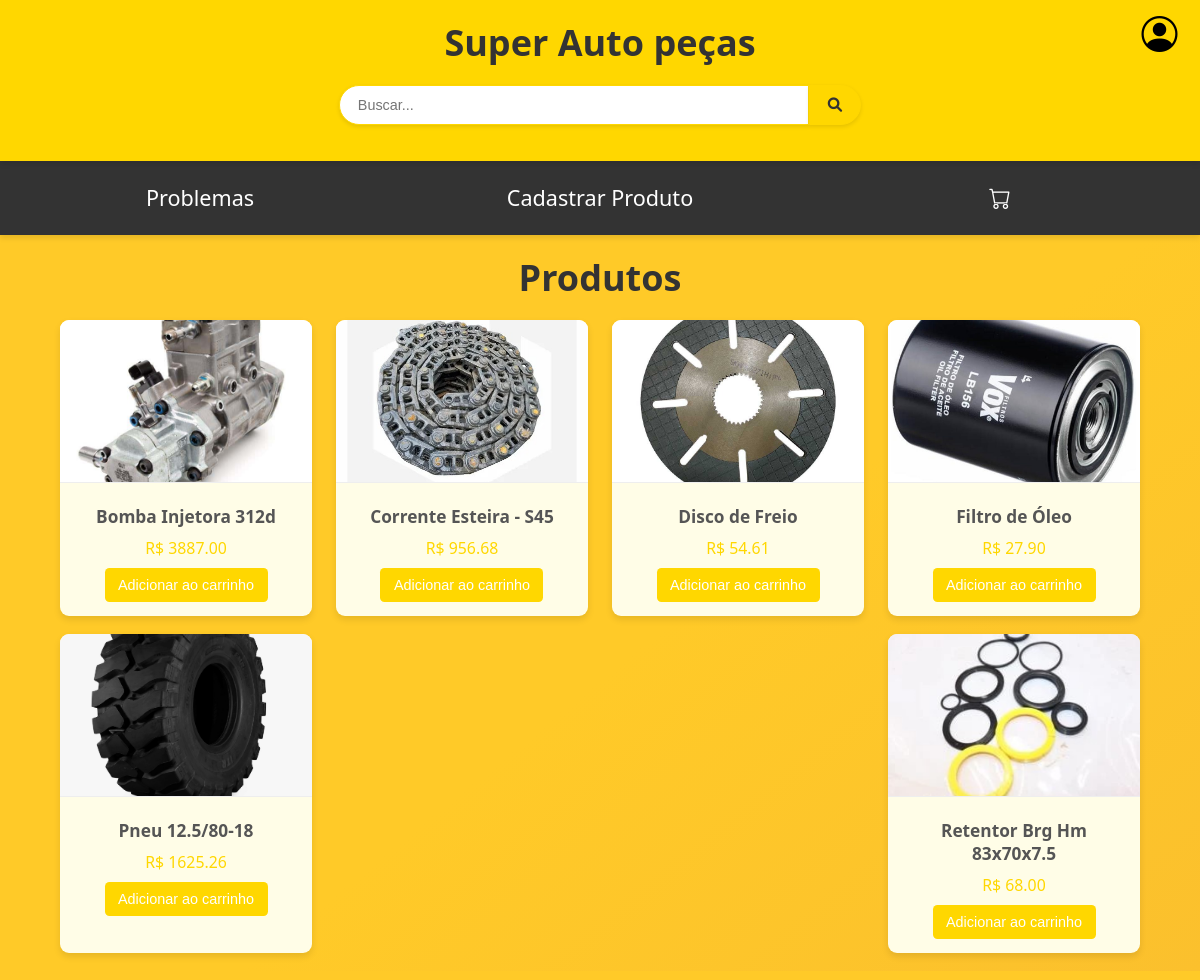
The app's page / (signed in) with its own data.
### tables this page shows
CREATE TABLE IF NOT EXISTS produto (
    id INT(11) NOT NULL AUTO_INCREMENT,
    nome VARCHAR(100) NOT NULL,
    descricao TEXT NOT NULL,
    preco DECIMAL(10 , 2 ) NOT NULL,
    img TEXT NOT NULL,
    quantidade INT(11) NOT NULL,
    fornecedor INT(11) NOT NULL,
    PRIMARY KEY (id),
    FOREIGN KEY (fornecedor)
        REFERENCES fornecedor (id)
);

### public/index.php (called while the page is built, shortened)
<?php
if (empty($_GET['url'])) {
    $url = 'index.php';
} else {
    $url = $_GET['url'];
}
require('./views/' . $url);

### public/views/index.php (the view, shortened to what this page needs)
<?php
require '../config.php';
$produtos = mysqli_query($conexao, "SELECT * FROM produto");
$produto = mysqli_fetch_all($produtos);
?>
<!DOCTYPE html>
<html lang="pt-br">
<head>
    <link rel="stylesheet" href="https://cdnjs.cloudflare.com/ajax/libs/font-awesome/6.0.0-beta3/css/all.min.css">
    <link rel="stylesheet" href="https://cdn.jsdelivr.net/npm/bootstrap-icons@1.3.0/font/bootstrap-icons.css">
    <link rel="stylesheet" href="public/assets/css/inicio.css">
</head>
<body>
    <header>
        <a href="index.php">
            <h1>Super Auto peças</h1>
        </a>
        <div class="search-bar">
            <input type="text" placeholder="Buscar...">
            <button><i class="fas fa-search"></i></button>
        </div>
        <?php if (isset($_SESSION['login'])) { ?>
            <div class="user">
                <a href="user.php" class="user-btn" title="Seu perfil"><i class="bi bi-person-circle"></i></a>
            </div>
        <?php } ?>
    </header>
    <nav class="navbar">
        <ul>
            <li><a href="problemas.php">Problemas</a></li>
            <?php
            if (isset($_SESSION['login'])) {
            ?>
                <li><a href="cadProduto.php">Cadastrar Produto</a></li>
            <?php } ?>
            <li><a href="./carrinho.php"><i class="bi bi-cart" class="navbar-icon"></i></a></li>
        </ul>
    </nav>
    <main>
        <h1>Produtos</h1>
        <div class="product-list">
            <?php
            for ($i = 0; $i < mysqli_num_rows($produtos); $i++) { ?>
                <div class="card">
                    <img src="public/assets/img/<?= $produto[$i][4] ?>" alt="<?= $produto[$i][1] ?>">
                    <div class="card-content">
                        <h2><?= $produto[$i][1] ?></h2>
                        <div class="price">
                            R$ <?= $produto[$i][3] ?>
                        </div>
                        <button onclick="window.location.href='./addCarrinho.php&idProd=<?= $produto[$i][0]?>'">Adicionar ao carrinho</button>
                    </div>
                </div>
            <?php } ?>
        </div>
    </main>
</body>
</html>

### public/assets/css/inicio.css (style rules this page uses)
body { margin: 0; padding: 0; font-family: 'Segoe UI', Tahoma, Geneva, Verdana, sans-serif; background: linear-gradient(to bottom right, #ffca28 60%, #fbc02d); color: #333; zoom: 0.9; }
header { background-color: #ffd700; color: #333; padding: 20px; text-align: center; position: relative; box-shadow: 0 4px 6px rgba(0, 0, 0, 0.1); }
header h1 { text-decoration: none; color: #333; margin: 0; font-size: 2.5em; }
header a { text-decoration: none; }
.search-bar { margin: 20px auto; max-width: 600px; display: flex; justify-content: center; }
.search-bar input[type="text"] { padding: 12px 20px; border: 2px solid #ffd700; border-radius: 30px 0 0 30px; width: 80%; max-width: 500px; font-size: 1em; transition: all 0.3s ease; box-shadow: 0 2px 5px rgba(0, 0, 0, 0.1); outline: none; }
.search-bar button { background-color: #ffd700; color: #333; border: 2px solid #ffd700; border-radius: 0 30px 30px 0; padding: 12px 20px; cursor: pointer; font-size: 1em; transition: all 0.3s ease; box-shadow: 0 2px 5px rgba(0, 0, 0, 0.1); font-weight: bolder; }
header .user { position: absolute; top: 10px; right: 25px; width: auto; height: auto; }
header .user .user-btn { color: #000; font-size: 2.5rem; transition: color .8s; }
.navbar { background-color: #333; padding: 10px 0; box-shadow: 0 4px 6px rgba(0, 0, 0, 0.1); }
.navbar ul { list-style-type: none; padding: 0; margin: 0; display: flex; justify-content: center; align-items: center; }
.navbar li { flex: 1; }
.navbar a { color: #fff; text-decoration: none; padding: 15px; display: block; text-align: center; transition: background-color 0.3s; font-size: 1.5rem; }
.navbar ul li a .bi { font-size: 1.5rem; }
main { margin: 20px auto; max-width: 1200px; padding: 0 20px; }
h1 { text-align: center; margin: 20px 0; font-size: 2.5em; color: #333; }
.product-list { display: flex; flex-wrap: wrap; justify-content: space-between; gap: 20px; }
.card { background-color: #fffde7; color: #333; border-radius: 10px; box-shadow: 0 4px 8px rgba(0, 0, 0, 0.1); width: calc(25% - 20px); overflow: hidden; transition: transform 0.2s, box-shadow 0.2s; display: flex; flex-direction: column; align-items: center; text-align: center; }
.card img { width: 100%; height: 180px; object-fit: cover; border-bottom: 1px solid #eee; }
.card-content { padding: 15px; }
.card-content h2 { font-size: 1.2em; margin: 10px 0; color: #555; }
.price { font-size: 1.1em; color: #ffd700; margin: 10px 0; display: flex; justify-content: center; align-items: center; }
button { background-color: #ffd700; color: #fff; border: none; padding: 10px 15px; text-align: center; text-decoration: none; display: inline-block; font-size: 1em; cursor: pointer; border-radius: 5px; transition: background-color 0.3s, transform 0.2s; align-self: center; }

### records on screen
produto: img (picture), nome "Bomba Injetora 312d", preco "3887.00"
produto: img (picture), nome "Corrente Esteira - S45", preco "956.68"
produto: img (picture), nome "Disco de Freio", preco "54.61"
produto: img (picture), nome "Filtro de Óleo", preco "27.90"
produto: img (picture), nome "Pneu 12.5/80-18", preco "1625.26"
produto: img (picture), nome "Retentor Brg Hm 83x70x7.5", preco "68.00"
